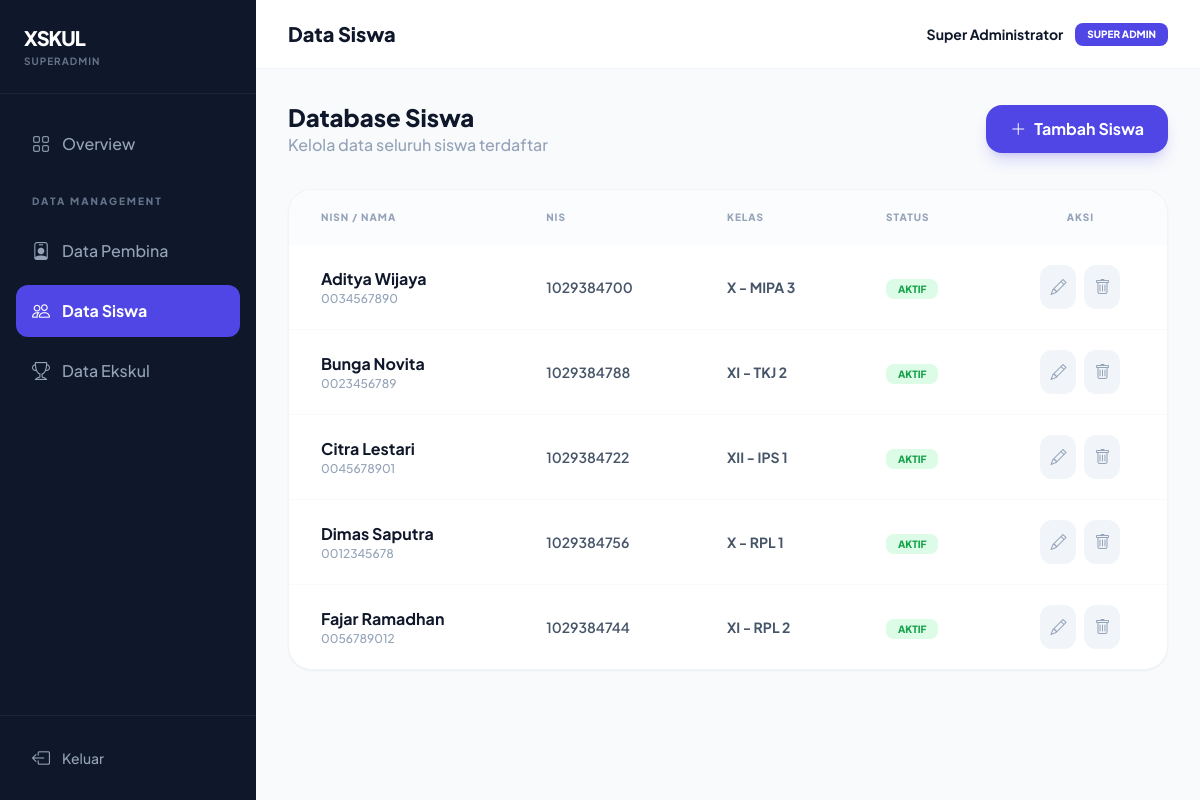
/superadmin/public/siswa (signed in), run on the app's committed database.
### tables this page shows
CREATE TABLE `siswa` (
  `id` int UNSIGNED NOT NULL,
  `nis` varchar(20) NOT NULL,
  `nisn` varchar(20) NOT NULL,
  `nama` varchar(100) NOT NULL,
  `kelas` varchar(20) NOT NULL COMMENT 'Contoh: XII RPL 1',
  `password` varchar(255) NOT NULL COMMENT 'bcrypt hash',
  `is_active` tinyint(1) NOT NULL DEFAULT '1',
  `created_at` timestamp NOT NULL DEFAULT CURRENT_TIMESTAMP,
  `updated_at` timestamp NOT NULL DEFAULT CURRENT_TIMESTAMP ON UPDATE CURRENT_TIMESTAMP
);

### superadmin/app/core/Controller.php (called while the page is built, shortened)
<?php
class Controller {
    public function view($view, $data = []) {
        extract($data);
        require_once __DIR__ . '/../views/' . $view . '.php';
    }
    public function model($model) {
        return new $model;
    }
}

### superadmin/app/controllers/Siswa.php (called while the page is built, shortened)
<?php
class Siswa extends Controller {
    private $siswa;
    public function __construct() {
        $this->siswa = $this->model('Siswa_model');
    }
    public function index() {
        $data = [
            'title'      => 'Data Siswa',
            'activeMenu' => 'siswa',
            'siswas'     => $this->siswa->findAll(),
        ];
        $this->view('main/siswa/index', $data);
    }
}

### superadmin/app/core/App.php (called while the page is built, shortened)
<?php
class App {
    protected $method     = 'index';
    public function __construct() {
        $url = $this->parseURL();
        if (isset($url[0])) {
            $file = __DIR__ . '/../controllers/' . ucfirst($url[0]) . '.php';
            if (file_exists($file)) {
                unset($url[0]);
            }
        }
        $this->controller = new $this->controller;
        $this->params = !empty($url) ? array_values($url) : [];
        call_user_func_array([$this->controller, $this->method], $this->params);
    }
    public function parseURL() {
        if (isset($_GET['url'])) {
            $url = rtrim($_GET['url'], '/');
            $url = filter_var($url, FILTER_SANITIZE_URL);
            $url = explode('/', $url);
            return $url;
        }
        return [];
    }
}

### superadmin/app/init.php (called while the page is built, shortened)
<?php
require_once __DIR__ . '/core/Database.php';
require_once __DIR__ . '/core/Controller.php';
require_once __DIR__ . '/core/App.php';
$app = new App();

### superadmin/public/index.php (called while the page is built)
<?php
require_once '../app/init.php';

### superadmin/app/core/Database.php (called while the page is built, shortened)
<?php
class Database {
    private $host = DB_HOST;
    private $user = DB_USER;
    private $pass = DB_PASS;
    private $db_name = DB_NAME;
    private $dbh;
    private $stmt;
    public function __construct() {
        $dsn = 'mysql:host=' . $this->host . ';dbname=' . $this->db_name;
        $option = [
            PDO::ATTR_PERSISTENT => true,
            PDO::ATTR_ERRMODE    => PDO::ERRMODE_EXCEPTION
        ];
        try {
            $this->dbh = new PDO($dsn, $this->user, $this->pass, $option);
        } catch (PDOException $e) {
            die("Koneksi Database Gagal: " . $e->getMessage());
        }
    }
    public function query($query) {
        $this->stmt = $this->dbh->prepare($query);
    }
    public function execute() {
        $this->stmt->execute();
    }
    public function resultSet() {
        $this->execute();
        return $this->stmt->fetchAll(PDO::FETCH_ASSOC);
    }
}

### superadmin/app/models/Siswa_model.php (called while the page is built, shortened)
<?php
class Siswa_model extends Database {
    public function findAll() {
        $this->query('SELECT * FROM siswa ORDER BY nama ASC');
        return $this->resultSet();
    }
}

### superadmin/app/views/main/siswa/index.php (the view, shortened to what this page needs)
<div class="flex items-center justify-between mb-8">
    <div>
        <h3 class="text-2xl font-black text-midnight">Database Siswa</h3>
        <p class="text-slate-400 font-medium">Kelola data seluruh siswa terdaftar</p>
    </div>
    <button onclick="openModal('modalCreate')" class="px-6 py-3 bg-admin text-white font-bold rounded-2xl shadow-lg shadow-admin/20 hover:bg-adminDark transition-all flex items-center gap-2">
        <i class="bi bi-plus-lg"></i> Tambah Siswa
    </button>
</div>
<div class="bg-white rounded-3xl border border-slate-100 shadow-sm overflow-hidden">
    <div class="overflow-x-auto">
        <table class="w-full text-left">
            <thead>
                <tr class="bg-slate-50/50">
                    <th class="px-8 py-5 text-[10px] font-black text-slate-400 uppercase tracking-widest">NISN / Nama</th>
                    <th class="px-8 py-5 text-[10px] font-black text-slate-400 uppercase tracking-widest">NIS</th>
                    <th class="px-8 py-5 text-[10px] font-black text-slate-400 uppercase tracking-widest">Kelas</th>
                    <th class="px-8 py-5 text-[10px] font-black text-slate-400 uppercase tracking-widest">Status</th>
                    <th class="px-8 py-5 text-[10px] font-black text-slate-400 uppercase tracking-widest text-center">Aksi</th>
                </tr>
            </thead>
            <tbody class="divide-y divide-slate-50">
                <?php foreach ($siswas as $s): ?>
                <tr class="hover:bg-slate-50/50 transition-colors">
                    <td class="px-8 py-5">
                        <div class="font-bold text-midnight"><?= htmlspecialchars($s['nama']) ?></div>
                        <div class="text-xs text-slate-400 font-medium"><?= htmlspecialchars($s['nisn']) ?></div>
                    </td>
                    <td class="px-8 py-5 text-sm font-semibold text-slate-600"><?= htmlspecialchars($s['nis']) ?></td>
                    <td class="px-8 py-5 text-sm font-bold text-slate-600"><?= htmlspecialchars($s['kelas']) ?></td>
                    <td class="px-8 py-5">
                        <span class="px-3 py-1 <?= $s['is_active'] ? 'bg-green-100 text-green-600' : 'bg-slate-100 text-slate-400' ?> text-[10px] font-black rounded-lg uppercase">
                            <?= $s['is_active'] ? 'Aktif' : 'Nonaktif' ?>
                        </span>
                    </td>
                    <td class="px-8 py-5">
                        <div class="flex justify-center gap-2">
                            <button onclick="openModalEdit(<?= htmlspecialchars(json_encode($s)) ?>)" class="p-2.5 bg-slate-100 text-slate-400 hover:text-admin rounded-xl transition-all">
                                <i class="bi bi-pencil"></i>
                            </button>
                            <button onclick="openModalDelete(<?= $s['id'] ?>, '<?= htmlspecialchars($s['nama']) ?>')" class="p-2.5 bg-slate-100 text-slate-400 hover:text-red-500 rounded-xl transition-all">
                                <i class="bi bi-trash"></i>
                            </button>
                        </div>
                    </td>
                </tr>
                <?php endforeach; ?>
            </tbody>
        </table>
    </div>
</div>

### data on the page
siswa: nama "Aditya Wijaya", nisn "0034567890", nis "1029384700", kelas "X - MIPA 3", is_active "AKTIF"
siswa: nama "Bunga Novita", nisn "0023456789", nis "1029384788", kelas "XI - TKJ 2", is_active "AKTIF"
siswa: nama "Citra Lestari", nisn "0045678901", nis "1029384722", kelas "XII - IPS 1", is_active "AKTIF"
siswa: nama "Dimas Saputra", nisn "0012345678", nis "1029384756", kelas "X - RPL 1", is_active "AKTIF"
siswa: nama "Fajar Ramadhan", nisn "0056789012", nis "1029384744", kelas "XI - RPL 2", is_active "AKTIF"

### other printed values
$title "Data Siswa"
$_SESSION['admin']['nama'] "Super Administrator"
